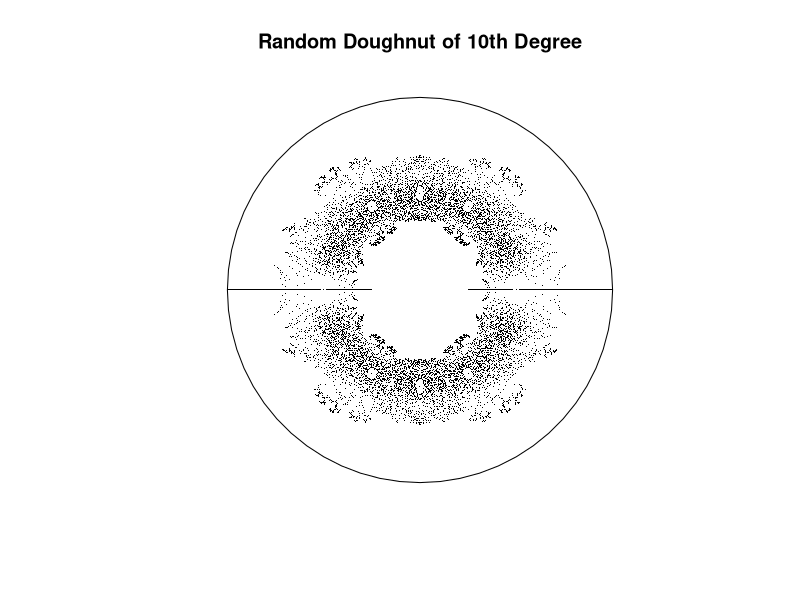

Generate this figure with R:
# Name:Atish Dixit
# Roll No.: CMS1512
# Assignment No.: 3 (with different approach)
# Date created/ modified: 11-10-15 / 12-10-15
# Comment: The coefficients were created randomly while plotting, hence this code doesn't quite match what was stated in the problem statement.

eigenroot <- function(z)
{
n<-length(z)
a<-matrix(0,n-1,n-1)
for(i in 1:n-1)
	{
		a[1,i]=-(z[n-i]/z[n])
	}
a[row(a)==col(a)+1]=1
return(eigen(a)$values)
}

degree<- 10
density<- 10000
xr<- NULL
xi<- NULL
for (i in 1:density)
	{
	ans <-eigenroot(replicate(sample(2:degree+1,1),sample(c(-1,1),1)))
	xr <- c(xr, Re(ans))
	xi <- c(xi, Im(ans))
	}

plot(xr,xi,pch=".",asp=1,yaxt='n',xaxt='n',frame.plot=FALSE, xlab='', ylab='', xlim=c(-2, 2 ), ylim=c(-2,2),main = "Random Doughnut of 10th Degree")
lines( 2*cos(seq(0,2*pi,(pi/30))) , 2*sin(seq(0,2*pi,(pi/30))) )
